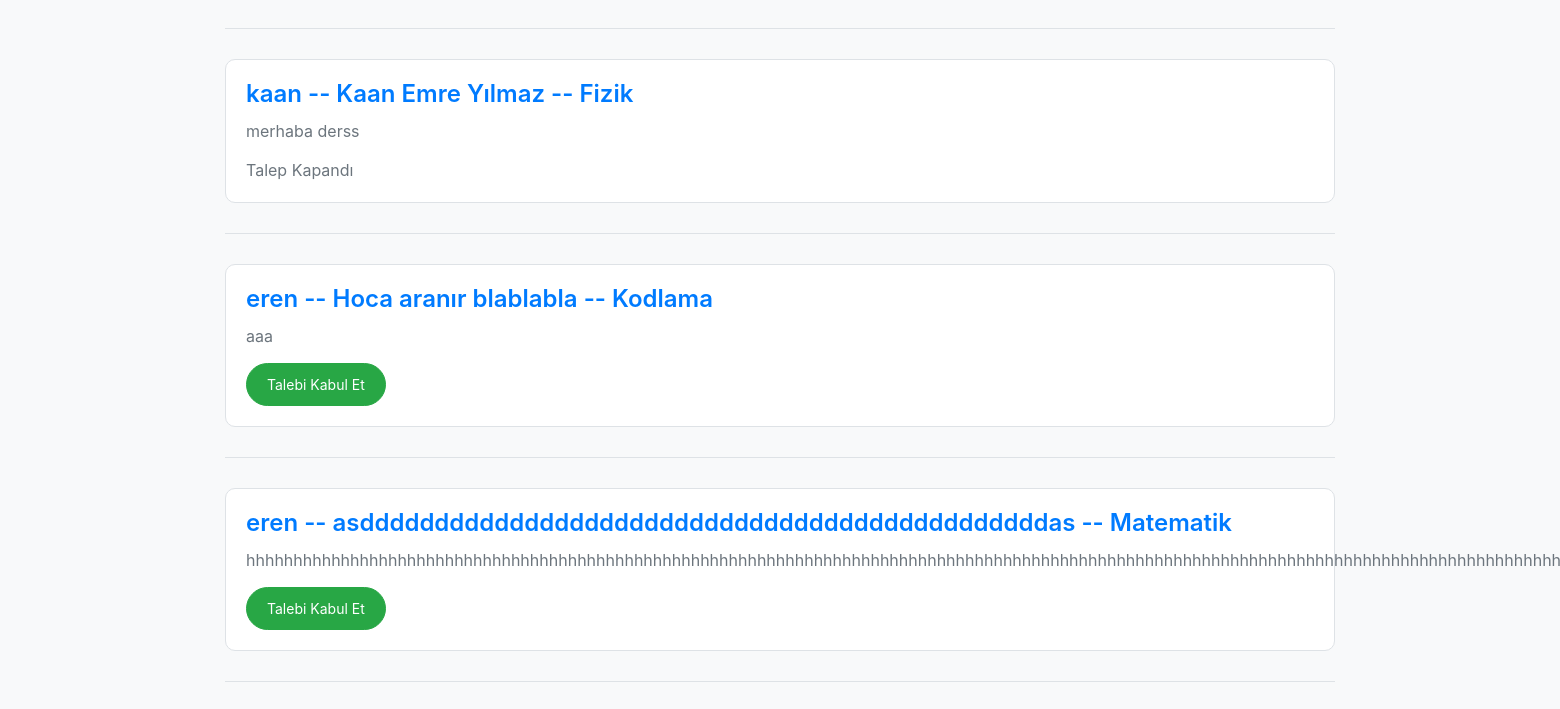
/derstalepleri/ (lower part), run on an earlier commit of the app's database.
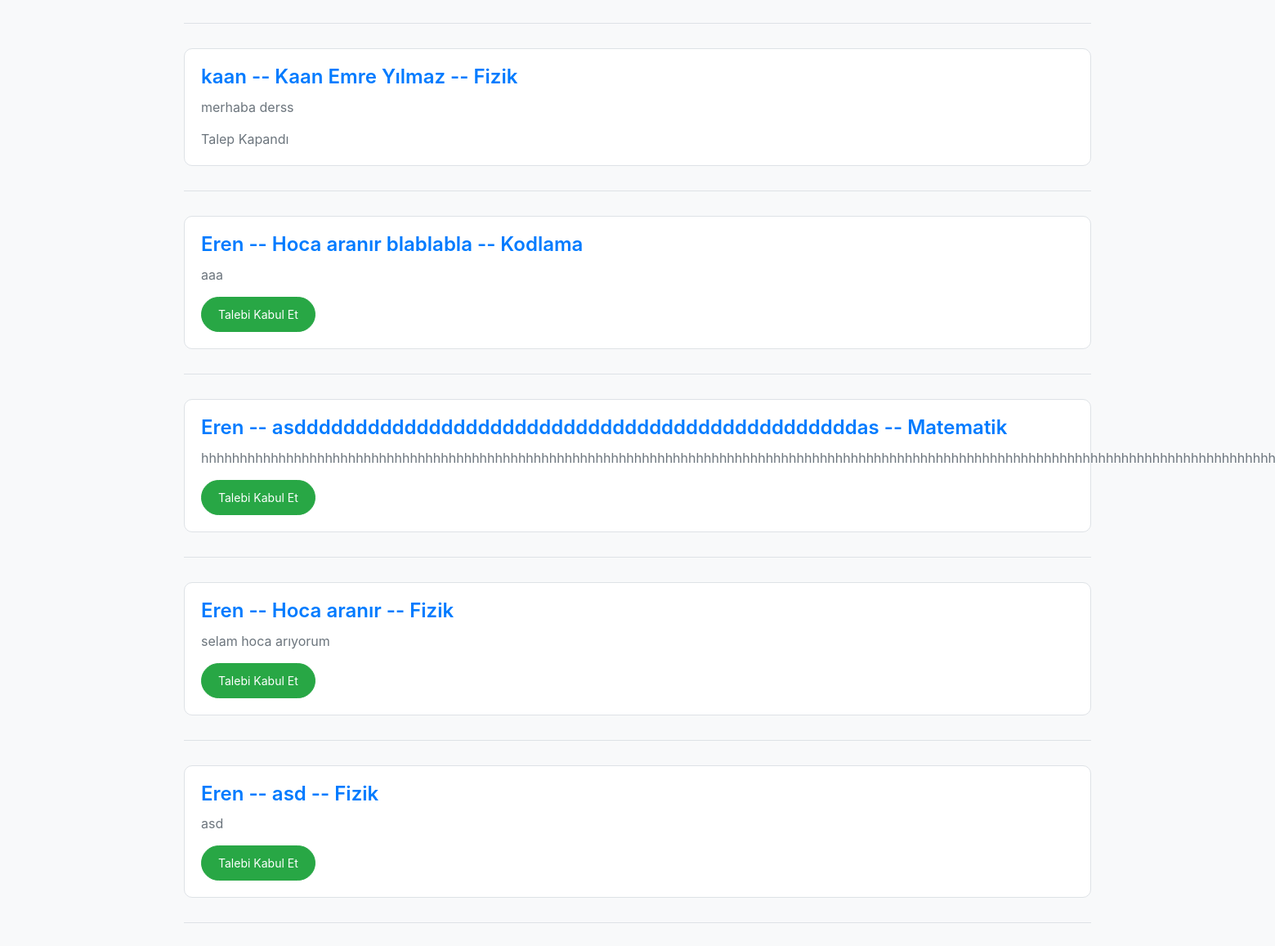
And on a later commit of the database.
### Base/models.py (models this page shows, shortened)
class DersTalepleri(models.Model):
  seviye = [
    ('ilkokul', 'İlkokul'),
    ('ortaokul', 'Ortaokul'),
    ('lise', 'Lise'),
    ('universite', 'Üniversite'),
    ('yukseklisans','Yüksek Lisans'),
  ]
  kullanici = models.ForeignKey(User, on_delete=models.CASCADE)
  isim = models.CharField(max_length=50)
  ders = models.ForeignKey(Ders, on_delete=models.CASCADE)
  talep_notu= models.TextField(max_length=200,null=True,blank=True)
  talep_durumu = models.BooleanField(default=False)
  min_butce = models.IntegerField(validators=[MinValueValidator(0)])
  max_butce = models.IntegerField(validators=[MaxValueValidator(10000)])
  ogrenci_seviyesi = models.CharField(max_length=50,choices=seviye)
  olusturulma_tarihi = models.DateTimeField(auto_now_add=True)
  konum = models.ForeignKey(Sehir, on_delete=models.CASCADE, null=True, blank=True, default=None)

class Ders(models.Model):
  ders = models.CharField(max_length=50)
  def __str__(self) :
    return self.ders

### Base/views.py (the view)
# urls.py: path('derstalepleri/', views.derstalepleri,name='DersTalepleri'),
def derstalepleri(request):
   derstalepleri = DersTalepleri.objects.all()
   context = {'derstalepleri': derstalepleri}
   return render(request, 'DersTalepleri.html',context)

### Templates/DersTalepleri.html (shortened to what this page needs)
{% include 'navbar.html' %}
<!DOCTYPE html>
<html lang="en">
<head>
  <link href="https://maxcdn.bootstrapcdn.com/bootstrap/4.5.2/css/bootstrap.min.css" rel="stylesheet">
</head>
<body>
  <div class="container mt-4">
    {% for derstalebi in derstalepleri %}
    <div class="request-card">
      <h5>
        <a href="{% url 'TalepDetay' derstalebi.id %}">
          {{derstalebi.kullanici}} -- {{derstalebi.isim}} -- {{derstalebi.ders}}
        </a>
      </h5>
      <p>{{derstalebi.talep_notu}}</p>
      <div class="request-actions">
        {% if derstalebi.kullanici == request.user %}
        <a href="{% url 'TalepSil' derstalebi.id %}" class="btn btn-danger btn-sm btn-custom btn-danger-custom">Talebi Sil</a>
        <a href="{% url 'TalepDuzenle' derstalebi.id %}" class="btn btn-warning btn-sm btn-custom btn-warning-custom">Talebi Düzenle</a>
        {% else %}
        {% if derstalebi.talep_durumu == False %}
        <a href="{% url 'TalepKabul' derstalebi.id %}" class="btn btn-success btn-sm btn-custom btn-success-custom">Talebi Kabul Et</a>
        {% else %}
        <span class="text-muted">Talep Kapandı</span>
        {% endif %}
        {% endif %}
      </div>
    </div>
    <div class="divider"></div>
    {% endfor %}
  </div>
</body>
</html>

What changed in the data, as far as the page shows it:
changed DersTalepleri "Hoca aranır blablabla": kullanici "eren" → "Eren"
changed DersTalepleri "asddddddddddddddddddddddddddddddddddddddddddddddas": kullanici "eren" → "Eren"
added DersTalepleri: kullanici "Eren", isim "Hoca aranır", ders "Fizik", talep_notu "selam hoca arıyorum", talep_durumu "Talebi Kabul Et"
added DersTalepleri: kullanici "Eren", isim "asd", ders "Fizik", talep_notu "asd", talep_durumu "Talebi Kabul Et"
